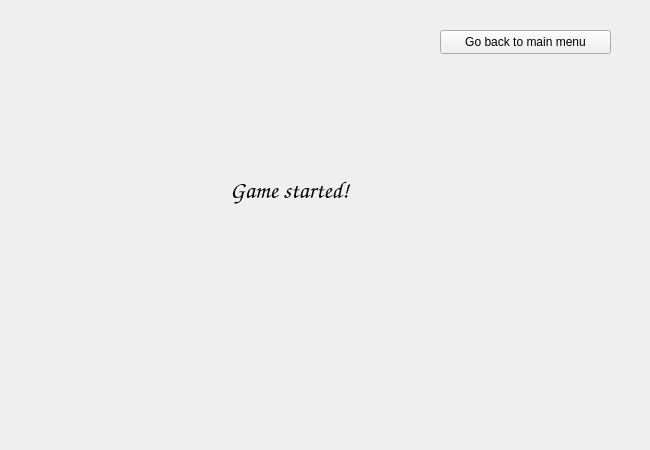
<?xml version="1.0" encoding="UTF-8"?>
<ui version="4.0">
 <class>GameScreenWidget</class>
 <widget class="QWidget" name="GameScreenWidget">
  <property name="geometry">
   <rect>
    <x>0</x>
    <y>0</y>
    <width>650</width>
    <height>450</height>
   </rect>
  </property>
  <property name="windowTitle">
   <string>Form</string>
  </property>
  <widget class="QLabel" name="label">
   <property name="geometry">
    <rect>
     <x>230</x>
     <y>150</y>
     <width>231</width>
     <height>81</height>
    </rect>
   </property>
   <property name="font">
    <font>
     <family>Comic Sans MS</family>
     <pointsize>18</pointsize>
    </font>
   </property>
   <property name="text">
    <string>Game started!</string>
   </property>
  </widget>
  <widget class="QPushButton" name="backToMenuButton">
   <property name="geometry">
    <rect>
     <x>440</x>
     <y>30</y>
     <width>171</width>
     <height>24</height>
    </rect>
   </property>
   <property name="text">
    <string>Go back to main menu</string>
   </property>
  </widget>
 </widget>
 <resources/>
 <connections/>
</ui>
